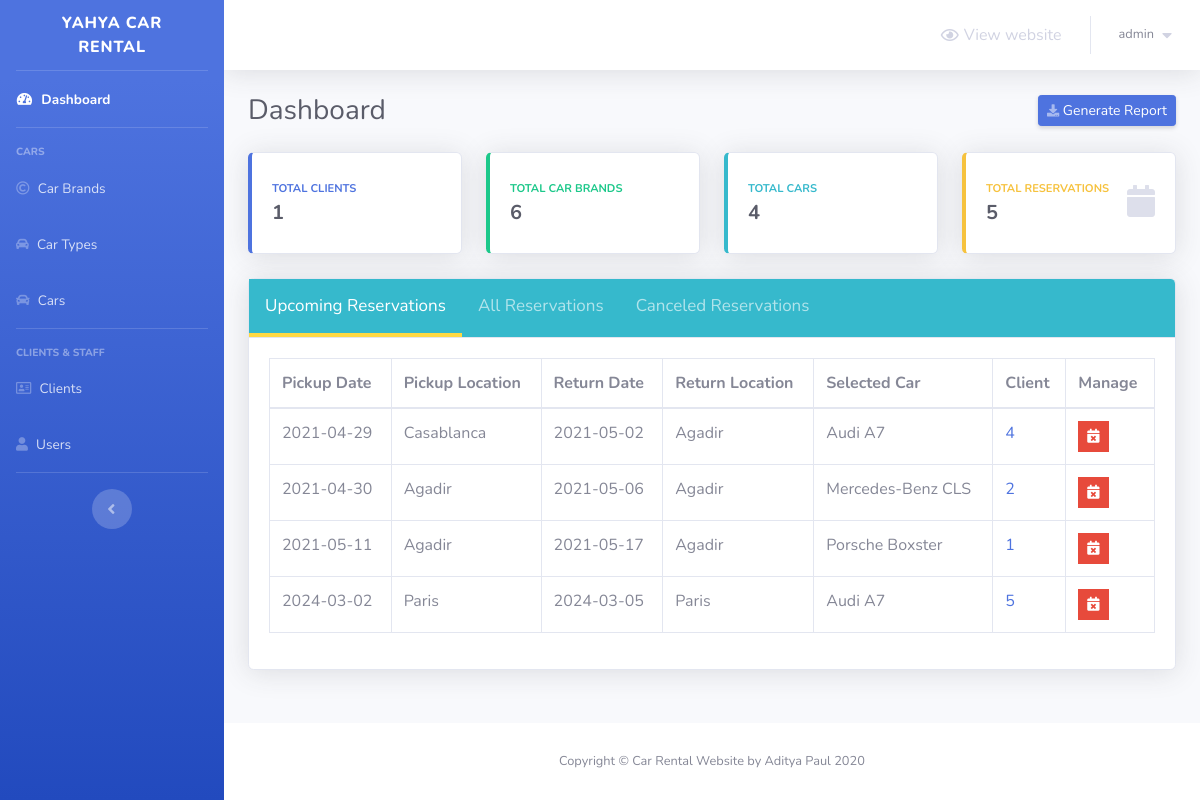
Page /admin/dashboard.php (signed in) on the committed database.
### tables this page shows
CREATE TABLE `reservations` (
  `reservation_id` int(10) NOT NULL,
  `client_id` int(10) NOT NULL,
  `car_id` int(3) NOT NULL,
  `pickup_date` date NOT NULL,
  `return_date` date NOT NULL,
  `pickup_location` varchar(50) NOT NULL,
  `return_location` varchar(50) NOT NULL,
  `canceled` tinyint(1) NOT NULL DEFAULT 0,
  `cancellation_reason` varchar(250) DEFAULT NULL
);

CREATE TABLE `cars` (
  `id` int(3) NOT NULL,
  `car_name` varchar(30) NOT NULL,
  `brand_id` int(3) NOT NULL,
  `type_id` int(3) NOT NULL,
  `color` varchar(20) NOT NULL,
  `model` varchar(50) NOT NULL,
  `description` varchar(100) NOT NULL
);

### admin/Includes/functions/functions.php (called while the page is built, shortened)
<?php
    function countItems($item,$table)
	{
		global $con;
		$stat_ = $con->prepare("SELECT COUNT($item) FROM $table");
		$stat_->execute();
		return $stat_->fetchColumn();
	}

### admin/dashboard.php (the view, shortened to what this page needs)
<?php
	if(isset($_SESSION['username_yahya_car_rental']) && isset($_SESSION['password_yahya_car_rental']))
	{
        include 'connect.php';
        include 'Includes/functions/functions.php';
        include 'Includes/templates/header.php';
?>
        <div class="container-fluid">
            <div class="d-sm-flex align-items-center justify-content-between mb-4">
                <h1 class="h3 mb-0 text-gray-800">Dashboard</h1>
                <a href="#" class="d-none d-sm-inline-block btn btn-sm btn-primary shadow-sm">
                    <i class="fas fa-download fa-sm text-white-50"></i>
                    Generate Report
                </a>
            </div>
            <div class="row">
                <div class="col-xl-3 col-md-6 mb-4">
                    <div class="card border-left-primary shadow h-100 py-2">
                        <div class="card-body">
                            <div class="row no-gutters align-items-center">
                                <div class="col mr-2">
                                    <div class="text-xs font-weight-bold text-primary text-uppercase mb-1">
                                        Total Clients
                                    </div>
                                    <div class="h5 mb-0 font-weight-bold text-gray-800"><?php echo countItems("client_id","clients")?></div>
                                </div>
                            </div>
                        </div>
                    </div>
                </div>
                <div class="col-xl-3 col-md-6 mb-4">
                    <div class="card border-left-success shadow h-100 py-2">
                        <div class="card-body">
                            <div class="row no-gutters align-items-center">
                                <div class="col mr-2">
                                    <div class="text-xs font-weight-bold text-success text-uppercase mb-1">
                                        Total Car Brands
                                    </div>
                                    <div class="h5 mb-0 font-weight-bold text-gray-800"><?php echo countItems("brand_id","car_brands")?></div>
                                </div>
                            </div>
                        </div>
                    </div>
                </div>
                <div class="col-xl-3 col-md-6 mb-4">
                    <div class="card border-left-info shadow h-100 py-2">
                        <div class="card-body">
                            <div class="row no-gutters align-items-center">
                                <div class="col mr-2">
                                    <div class="text-xs font-weight-bold text-info text-uppercase mb-1">
                                        Total Cars
                                    </div>
                                    <div class="row no-gutters align-items-center">
                                        <div class="col-auto">
                                            <div class="h5 mb-0 mr-3 font-weight-bold text-gray-800"><?php echo countItems("id","cars")?></div>
                                        </div>
                                    </div>
                                </div>
                            </div>
                        </div>
                    </div>
                </div>
                <div class="col-xl-3 col-md-6 mb-4">
                    <div class="card border-left-warning shadow h-100 py-2">
                        <div class="card-body">
                            <div class="row no-gutters align-items-center">
                                <div class="col mr-2">
                                    <div class="text-xs font-weight-bold text-warning text-uppercase mb-1">
                                        Total Reservations
                                    </div>
                                    <div class="h5 mb-0 font-weight-bold text-gray-800"><?php echo countItems("reservation_id","reservations")?></div>
                                </div>
                                <div class="col-auto">
                                    <i class="fas fa-calendar fa-2x text-gray-300"></i>
                                </div>
                            </div>
                        </div>
                    </div>
                </div>
            </div>
            <div class="card shadow mb-4">
                <div class="card-header tab" style="padding: 0px !important;background: #36b9cc!important">
                    <button class="tablinks active" onclick="openTab(event, 'Upcoming')">
                        Upcoming Reservations
                    </button>
                    <button class="tablinks" onclick="openTab(event, 'All')">
                        All Reservations
                    </button>
                    <button class="tablinks" onclick="openTab(event, 'Canceled')">
                        Canceled Reservations
                    </button>
                </div>
                <div class="card-body">
                    <div class="table-responsive">
                        <table class="table table-bordered tabcontent" id="Upcoming" style="display:table" width="100%" cellspacing="0">
                            <thead>
                                    <tr>
                                        <th>
                                            Pickup Date
                                        </th>
                                        <th>
                                            Pickup Location
                                        </th>
                                        <th>
                                            Return Date
                                        </th>
                                        <th>
                                            Return Location
                                        </th>
                                        <th>
                                            Selected Car
                                        </th>
                                        <th>
                                            Client
                                        </th>
                                        <th>
                                            Manage
                                        </th>
                                    </tr>
                                </thead>
                                <tbody>
                                    <?php
                                        $stmt = $con->prepare("SELECT *
                                                        FROM reservations r, cars c
                                                        where pickup_date >= ? and r.car_id = c.id
                                                        and canceled = 0
                                                        order by pickup_date;
                                                        ");
                                        $stmt->execute(array(date('Y-m-d H:i:s')));
                                        $rows = $stmt->fetchAll();
                                        $count = $stmt->rowCount();
                                        if($count == 0)
                                        {
                                            echo "<tr>";
                                                echo "<td colspan='5' style='text-align:center;'>";
                                                    echo "List of your upcoming reservations will be presented here";
                                                echo "</td>";
                                            echo "</tr>";
                                        }
                                        else
                                        {
                                            foreach($rows as $row)
                                            {
                                                echo "<tr>";
                                                    echo "<td>";
                                                        echo $row['pickup_date'];
                                                    echo "</td>";
                                                    echo "<td>";
                                                        echo $row['pickup_location'];
                                                    echo "</td>";
                                                    echo "<td>";
                                                        echo $row['return_date'];
                                                    echo "</td>";
                                                    echo "<td>";
                                                        echo $row['return_location'];
                                                    echo "</td>";
                                                    echo "<td>";
                                                        echo $row['car_name'];
                                                    echo "</td>";
                                                    echo "<td>";
                                                        echo "<a href = #>";
                                                            echo $row['client_id'];
                                                        echo "</a>";
                                                    echo "</td>";
                                                    echo "<td>";
                                                        $cancel_data = "cancel_reservation_".$row["reservation_id"];
                                                        ?>
                                                        <ul class="list-inline m-0">
                                                            <li class="list-inline-item" data-toggle="tooltip" title="Cancel Reservation">
                                                                <button class="btn btn-danger btn-sm rounded-0" type="button" data-toggle="modal" data-target="#<?php echo $cancel_data; ?>" data-placement="top">
                                                                    <i class="fas fa-calendar-times"></i>
                                                                </button>
                                                            </li>
                                                        </ul>
                                                        <?php
                                                    echo "</td>";
                                                echo "</tr>";
                                            }
                                        }
                                    ?>
                                </tbody>
                        </table>
                    </div>
                </div>
            </div>
        </div>
<?php
	    include 'Includes/templates/footer.php';
	}
	else
    {
    	header('Location: index.php');
        exit();
    }
?>

### admin/Design/css/main.css (style rules this page uses)
.tab button.active { color: #fff; border-bottom: 4px solid #ffd943; }
.tab button { background: inherit; color: #ffffff9c; float: left; border: none; outline: none; cursor: pointer; padding: 14px 16px; transition: 0.3s; font-size: 17px; border-bottom: 4px solid transparent; }
.tabcontent { display: none; }

### rows in the picture
reservations: pickup_date "2021-04-29", pickup_location "Casablanca", return_date "2021-05-02", return_location "Agadir", car.car_name "Audi A7", client "4"
reservations: pickup_date "2021-04-30", pickup_location "Agadir", return_date "2021-05-06", return_location "Agadir", car.car_name "Mercedes-Benz CLS", client "2"
reservations: pickup_date "2021-05-11", pickup_location "Agadir", return_date "2021-05-17", return_location "Agadir", car.car_name "Porsche Boxster", client "1"
reservations: pickup_date "2024-03-02", pickup_location "Paris", return_date "2024-03-05", return_location "Paris", car.car_name "Audi A7", client "5"

### other values in the picture
$_SESSION['username_yahya_car_rental'] "admin"
countItems("client_id","clients") "1"
countItems("brand_id","car_brands") "6"
countItems("id","cars") "4"
countItems("reservation_id","reservations") "5"
